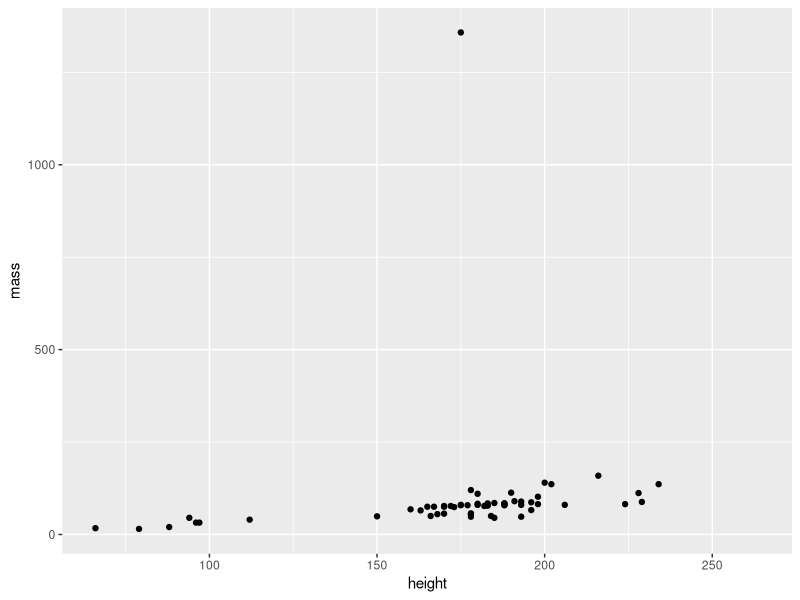
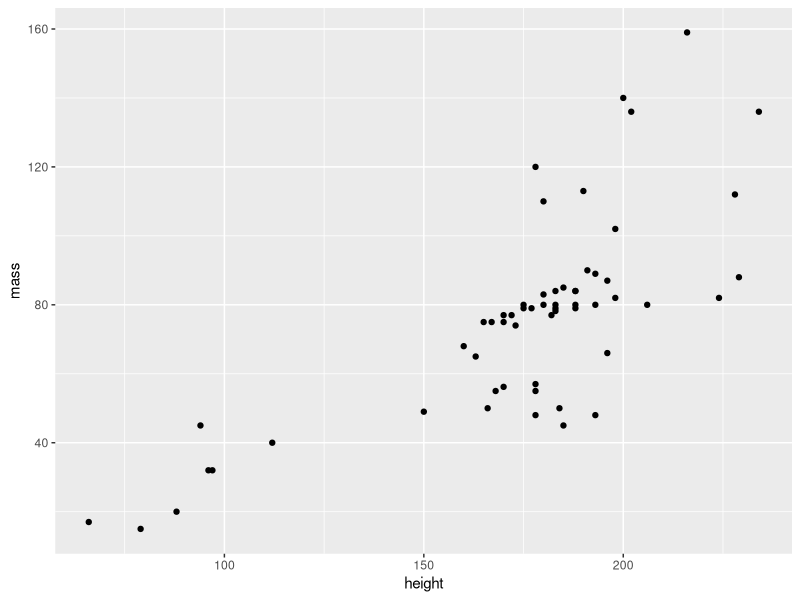
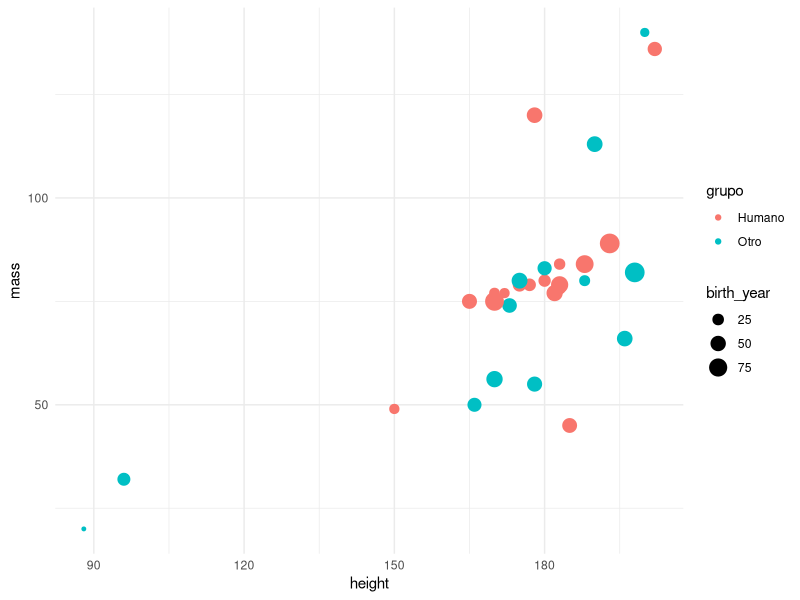
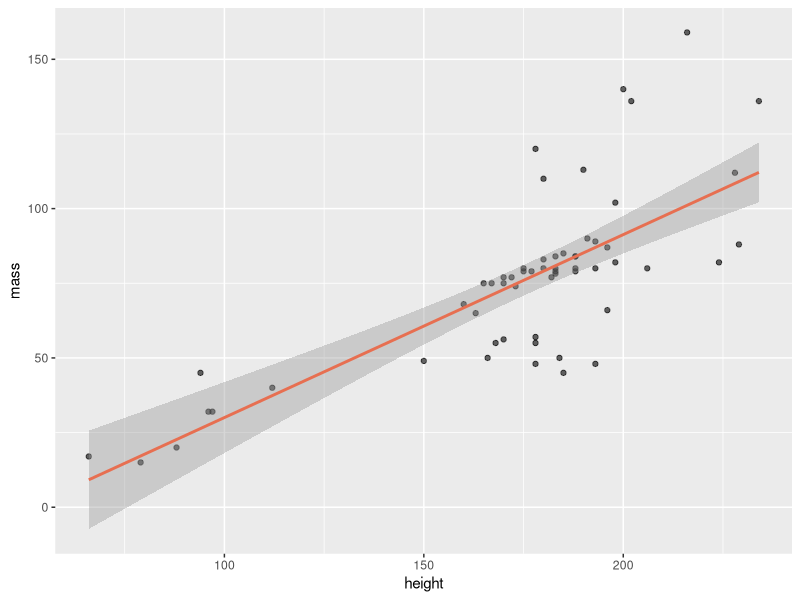
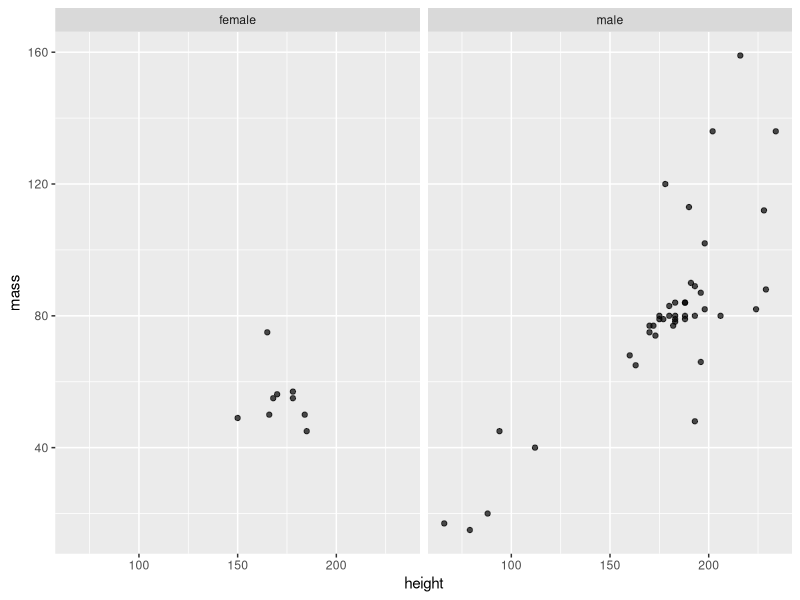
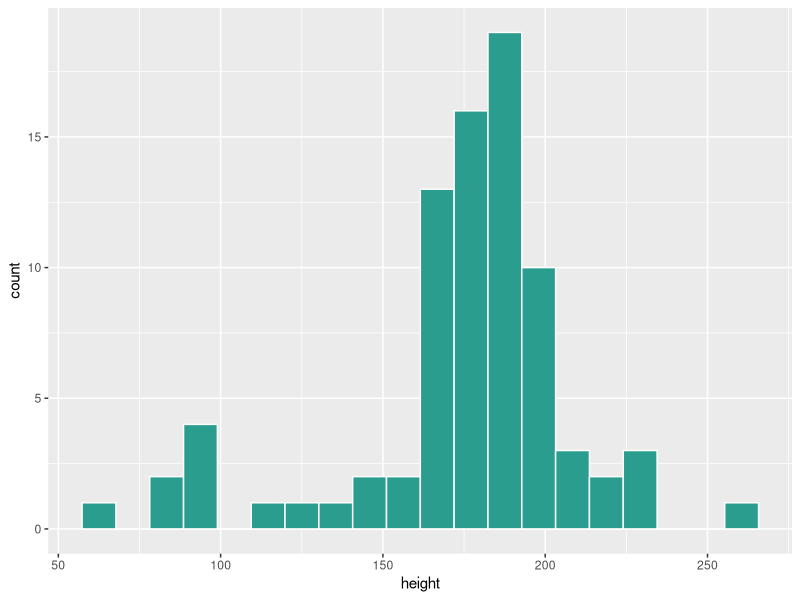
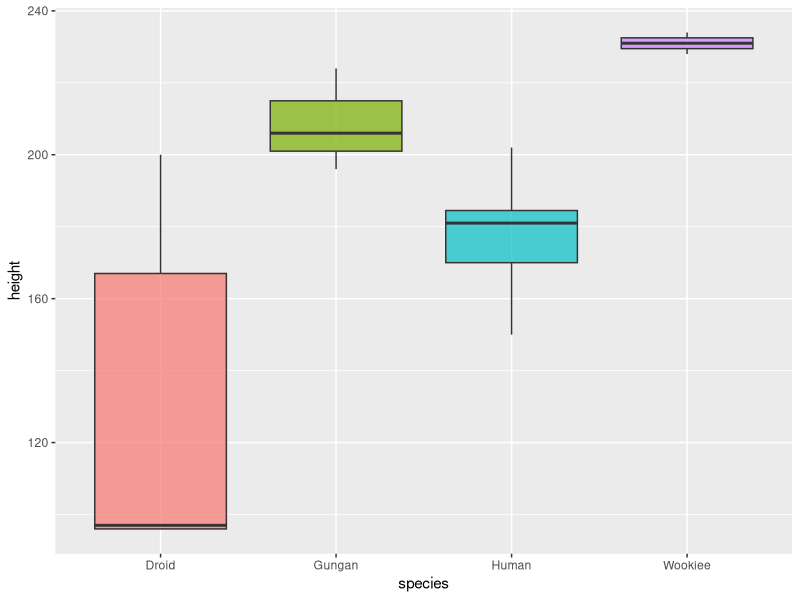
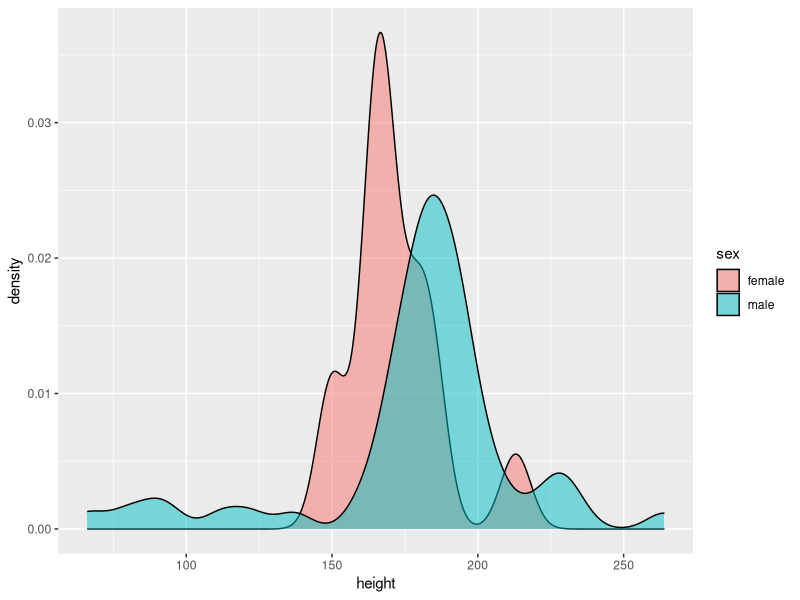

Recreate these plots in R, in order.
## ---- chunk 1
knitr::opts_chunk$set(
  echo = TRUE, message = FALSE, warning = FALSE,
  fig.width = 7, fig.height = 4.5, dpi = 130, fig.align = "center"
)
## ---- chunk 2
library(dplyr)
library(ggplot2)
## ---- chunk 3
glimpse(starwars)
## ---- chunk 4
starwars %>% select(name, height, mass, species, homeworld) %>% head(8)
## ---- chunk 5
# Solo humanos
starwars %>% filter(species == "Human")
## ---- chunk 6
# Humanos más altos que 1.80m
starwars %>% filter(species == "Human", height > 180)
## ---- chunk 7
starwars %>% filter(species == "Droid" | species == "Wookiee")
## ---- chunk 8
starwars %>% select(name, species, height, mass)
## ---- chunk 9
starwars %>% select(-films, -vehicles, -starships)  # sacar las columnas-lista
## ---- chunk 10
starwars %>% select(name, starts_with("birth"), ends_with("color"))
## ---- chunk 11
starwars %>%
  select(name, height, mass) %>%
  mutate(
    height_m = height / 100,
    bmi      = mass / (height_m^2)
  ) %>%
  head()
## ---- chunk 12
starwars %>%
  select(name, height, mass) %>%
  arrange(-(mass)) %>%   # de mayor a menor
  head(5)
## ---- chunk 13
starwars %>%
  group_by(species) %>%
  mutate(
    n         = n(),
    altura    = mean(height, na.rm = TRUE),
    masa      = mean(mass, na.rm = TRUE)
  ) %>%
  arrange(desc(n))
## ---- chunk 14
starwars %>%
  group_by(species) %>%
  summarise(n = n(), altura_media = mean(height, na.rm = TRUE)) %>%
  filter(n > 1) %>%
  arrange(desc(altura_media))
## ---- chunk 15
# Estas dos líneas son equivalentes:
mean(starwars$height, na.rm = TRUE)
starwars$height %>% mean(na.rm = TRUE)
## ---- chunk 16
ggplot(starwars, aes(x = height, y = mass)) +
  geom_point()
## ---- chunk 17
starwars %>%
  filter(mass < 500) %>%
  ggplot(aes(x = height, y = mass)) +
  geom_point()
## ---- chunk 18
starwars %>%
  filter(mass < 500, !is.na(species), birth_year < 100) %>%
  mutate(grupo = if_else(species == "Human", "Humano", "Otro")) %>%
  ggplot(aes(x = height, y = mass, color = grupo, size = birth_year)) +
  geom_point(alpha = 1) +
  theme_minimal()
## ---- chunk 19
starwars %>%
  filter(mass < 500) %>%
  ggplot(aes(x = height, y = mass)) +
  geom_point(alpha = 0.6) +
  geom_smooth(method = "lm", se = TRUE, color = "#E76F51")
## ---- chunk 20
starwars %>%
  filter(mass < 500, sex %in% c("male", "female")) %>%
  ggplot(aes(x = height, y = mass)) +
  geom_point(alpha = 0.7) +
  facet_wrap(~ sex)
## ---- chunk 21
ggplot(starwars, aes(x = height)) +
  geom_histogram(bins = 20, fill = "#2A9D8F", color = "white")
## ---- chunk 22
starwars %>%
  filter(species %in% c("Human", "Droid", "Wookiee", "Gungan")) %>%
  ggplot(aes(x = species, y = height, fill = species)) +
  geom_boxplot(alpha = 0.7) +
  theme(legend.position = "none")
## ---- chunk 23
starwars %>%
  filter(sex %in% c("male", "female")) %>%
  ggplot(aes(x = height, fill = sex)) +
  geom_density(alpha = 0.5)
## ---- chunk 24
starwars %>%
  filter(mass < 500, !is.na(species)) %>%
  mutate(grupo = if_else(species == "Human", "Humano", "Otro")) %>%
  ggplot(aes(x = height, y = mass, color = grupo)) +
  geom_point(size = 2.5, alpha = 0.8) +
  geom_smooth(method = "lm", se = FALSE) +
  scale_color_manual(values = c("Humano" = "#2A9D8F", "Otro" = "#E76F51")) +
  labs(
    title    = "Altura vs masa en personajes de Star Wars",
    subtitle = "Excluyendo a Jabba (1358 kg) para que se vea el resto",
    x        = "Altura (cm)",
    y        = "Masa (kg)",
    color    = NULL
  ) +
  theme_minimal(base_size = 13) +
  theme(plot.title = element_text(face = "bold"))
## ---- chunk 25
starwars %>%
  filter(!is.na(species), !is.na(height)) %>%
  group_by(species) %>%
  filter(n() >= 2) %>%
  
  ggplot(aes(x = reorder(species, height, FUN = median),
             y = height, fill = species)) +
  geom_boxplot(alpha = 0.8) +
  coord_flip() +
  labs(title = "Distribución de altura por especie",
       x = NULL, y = "Altura (cm)") +
  theme_minimal() +
  theme(legend.position = "none")
## ---- chunk 26
starwars %>%
  filter(mass < 500) %>%
  group_by(species) %>%
  summarise(n = n(), masa_media = mean(mass, na.rm = TRUE), .groups = "drop") %>%
  filter(n >= 2) %>%
  arrange(desc(masa_media)) %>%
  ggplot(aes(x = reorder(species, masa_media), y = masa_media)) +
  geom_col(fill = "#264653") +
  coord_flip() +
  labs(title = "Masa media por especie  (n ≥ 2, sin outliers)",
       x = NULL, y = "Masa media (kg)") +
  theme_minimal()
## ---- chunk 27
starwars %>%
  filter(mass < 500) %>%
  group_by(species) %>%
  filter(n() >= 2) %>%
  ungroup() %>%
  ggplot(aes(x = height, y = mass, color = species)) +
  geom_point(size = 3, alpha = 0.85) +
  scale_color_brewer(palette = "Set2") +
  labs(title = "Altura vs masa por especie",
       x = "Altura (cm)", y = "Masa (kg)", color = "Especie") +
  theme_minimal(base_size = 13)
## ---- chunk 28
library(tidyr)
## ---- chunk 29
starwars %>%
  select(name, height, mass) %>%
  pivot_longer(cols = c(height, mass),
               names_to = "variable",
               values_to = "valor") %>%
  head(8)

## ---- chunk 30
starwars %>%
  select(name, height, mass) %>%
  filter(mass < 500) %>%   # sacamos a Jabba para no romper la escala
  pivot_longer(cols = c(height, mass),
               names_to = "variable", values_to = "valor") %>%
  ggplot(aes(x = valor, fill = variable)) +
  geom_histogram(bins = 25, color = "white", alpha = 0.85) +
  facet_wrap(~ variable, scales = "free") +
  scale_fill_manual(values = c("height" = "#2A9D8F", "mass" = "#E76F51")) +
  labs(title = "Distribución de altura y masa", x = NULL, y = "Frecuencia") +
  theme_minimal() +
  theme(legend.position = "none")
## ---- chunk 31
library(patchwork)
## ---- chunk 32
p1 <- starwars %>%
  filter(mass < 500) %>%
  ggplot(aes(x = height, y = mass)) +
  geom_point(alpha = 0.7, color = "#2A9D8F") +
  labs(title = "Altura vs masa") +
  theme_minimal()

p2 <- starwars %>%
  filter(!is.na(species)) %>%
  count(species, sort = TRUE) %>%
  slice_head(n = 6) %>%
  ggplot(aes(x = reorder(species, n), y = n)) +
  geom_col(fill = "#E76F51") +
  coord_flip() +
  labs(title = "Top 6 especies", x = NULL, y = "Cantidad") +
  theme_minimal()

p1 + p2   # lado a lado
## ---- chunk 33
p1 / p2   # apilados
## ---- chunk 34
(p1 + p2) +
  plot_annotation(
    title    = "Exploración rápida del dataset starwars",
    subtitle = "Dos vistas, una sola composición",
    theme    = theme(plot.title = element_text(face = "bold"))
  )
